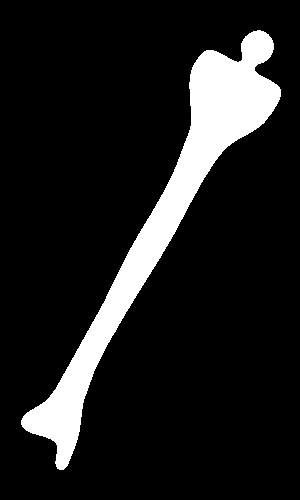
%> input picture forth/bone.tif, 300 x 500 px
$ octave bone.m   (GNU Octave 9; MATLAB toolbox functions it lacks are replaced by stand-ins)
%> lines starting %> are read from the running program, lines starting %| are printed output that depends on the picture; in (x1, y1, x2, y2) boxes, pixels count from 0 and x2, y2 are one past the last pixel; in counts of white or black regions, pixels touching at a corner belong together; the program's own positions count from 1
clc;
clear;
I = imread('bone.tif');
%> I: size 500x300 logical; 12.1% white; 1 white region, box (x1, y1, x2, y2) and area: (21, 30, 281, 470) 18170
I1 = bwmorph(I, 'skel', inf); %抽骨架
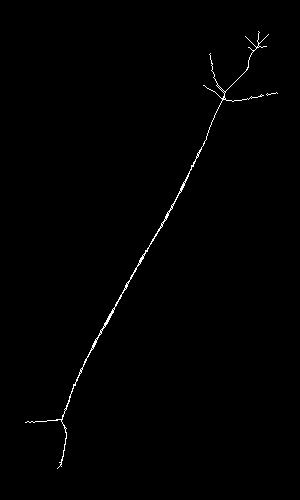
%> I1: size 500x300 logical; 0.6% white in thin lines or dots, all inside (x1, y1, x2, y2) = (25, 31, 278, 469)
I2 = bwmorph(I, 'thin'); %细化
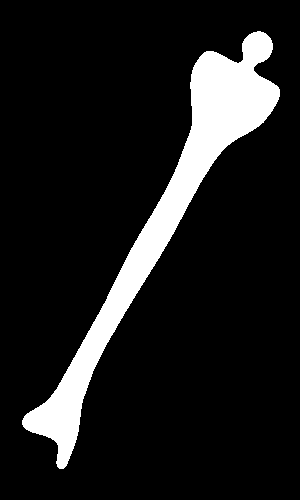
%> I2: size 500x300 logical; 11.5% white; 1 white region, box (x1, y1, x2, y2) and area: (22, 31, 280, 469) 17178
I3 = bwmorph(I, 'thicken'); %粗化
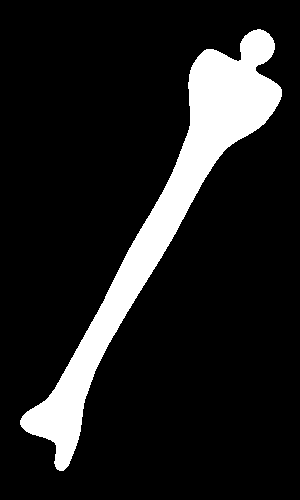
%> I3: size 500x300 logical; 12.8% white; 1 white region, box (x1, y1, x2, y2) and area: (20, 29, 282, 471) 19166
I4 = bwperim(I); %内边缘
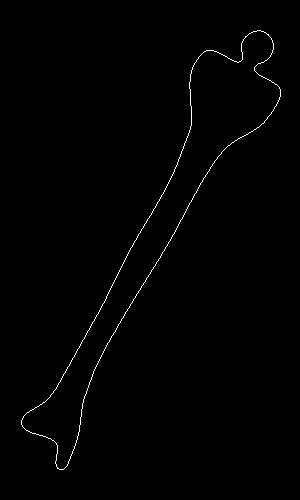
%> I4: size 500x300 logical; 0.66% white in thin lines or dots, all inside (x1, y1, x2, y2) = (21, 30, 281, 470)
I5 = bwmorph(I, 'remove'); %外边缘
subplot(231); imshow(I1); title('抽骨架');
subplot(232); imshow(I2); title('细化');
subplot(233); imshow(I3); title('粗化');
subplot(234); imshow(I4); title('内边缘');
subplot(235); imshow(I5); title('外边缘');
subplot(236); imshow(I); title('原图');

$ run again, with forth/fingerprint.tif copied over forth/bone.tif
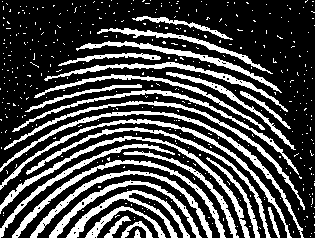
%> input picture forth/fingerprint.tif, 315 x 238 px
%> I: size 238x315 logical; 28.5% white; 414 white regions (387 under 20 px), largest, box (x1, y1, x2, y2) and area: (0, 111, 304, 238) 1388, (0, 136, 250, 238) 1372, (0, 119, 292, 238) 1337
%> I1: size 238x315 logical; 11.7% white in thin lines or dots
%> I2: size 238x315 logical; 16% white in thin lines or dots
%> `I3 = bwmorph(I, 'thicken');`:
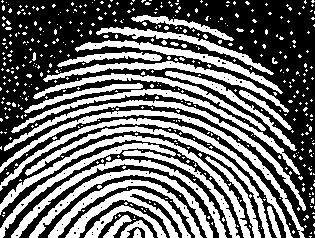
%> I3: size 238x315 logical; 42.7% white; 473 white regions (441 under 20 px), largest, box (x1, y1, x2, y2) and area: (0, 110, 305, 238) 2024, (0, 118, 293, 238) 1947, (0, 135, 251, 238) 1905
%> `I4 = bwperim(I);`:
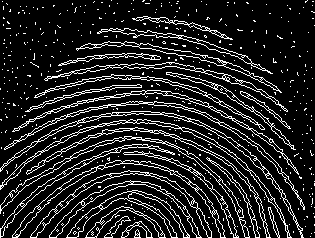
%> I4: size 238x315 logical; 14.5% white in thin lines or dots
